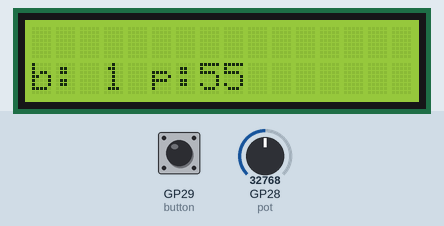
Simulated run of this program. Board: Raspberry Pi Pico running MicroPython. Parts: 16×2 character LCD. The test bench sets the inputs (shaded band); at power-on: GP28 (pot) = 32768, GP29 (button) HIGH (analog values on the 0–65535 scale). Library files of the repository ran but are not shown: pico_i2c_lcd.py; what the program prints to the serial console is not drawn.

Above: at 1.2 s.
1.3 s: GP28 (pot) set to 45874
At 2.6 s:
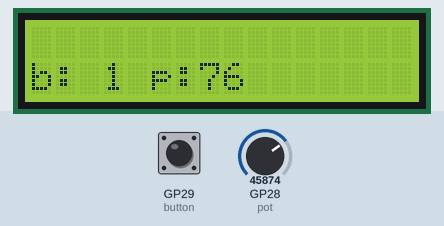
3.7 s: GP29 (button) pulled LOW for 1 s
At 5.1 s:
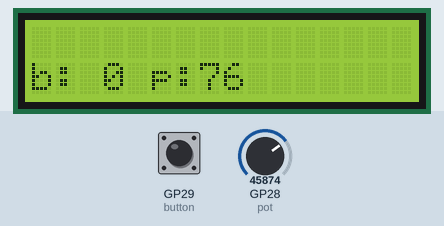
6.8 s: GP28 (pot) set to 57670
At 8.6 s:
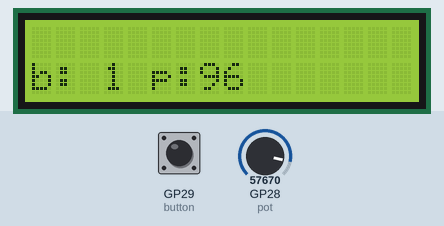
11.1 s: GP29 (button) pulled LOW for 1 s
At 12.5 s:
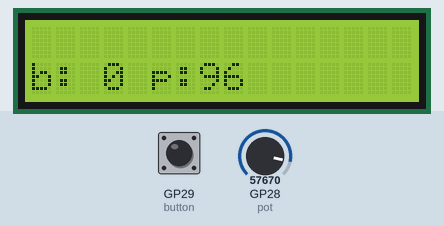
14.2 s: GP28 (pot) set to 65535
At 15.7 s:
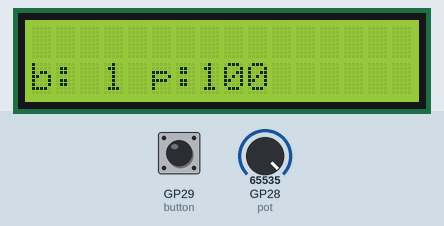
Timing chart, 0 to 17.2 s (numbered marks = the images above; inputs shaded):
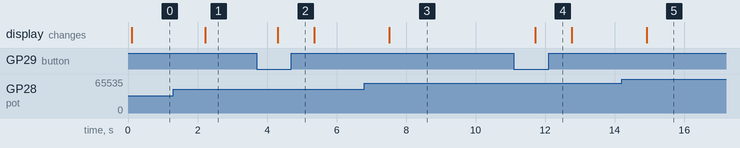

The program:

io_controller.py
```python
from machine import ADC, Pin, SoftI2C
from pico_i2c_lcd import I2cLcd
import time
import sys, select

i2c = SoftI2C(sda=Pin(27), scl=Pin(26), freq=40000)
lcd = I2cLcd(i2c, 0x3F, 2, 16)
pot = ADC(Pin(28))
button = Pin(29, Pin.IN, Pin.PULL_UP)

button_state = 1
pot_value = 0
user_input = ""
last_input_check = 0


def button_press(pin):
    global button_state
    button_state = pin.value()


def read_pot():
    global pot_value
    pot_value = int(round(pot.read_u16() / 600))
    if pot_value > 100:
        pot_value = 100
    if pot_value < 10:
        pot_value = 0


def display():
    lcd.move_to(0, 1)
    lcd.putstr(
        f"b: {button_state} p:{pot_value}   "
    )  # Ensure spaces to clear residual text
    lcd.move_to(0, 0)
    lcd.putstr(user_input[:16])  # Display the user input (first 16 chars)
    print(f"p={pot_value}")
    print(f"b={button_state}")


def check_user_input():
    global user_input
    if sys.stdin in select.select([sys.stdin], [], [], 0)[0]:
        i = input("")
        if len(i) > 1 and i[0] == "$":
            user_input = i[1:]


def main():
    global last_input_check
    while True:
        read_pot()
        display()

        current_time = time.ticks_ms()
        if time.ticks_diff(current_time, last_input_check) >= 1000:
            check_user_input()
            last_input_check = current_time
        time.sleep(1)


button.irq(trigger=Pin.IRQ_FALLING | Pin.IRQ_RISING, handler=button_press)

main()
```

Measured:
- after the input at 1.3 s, the display: changes after 0.93 s (image 1)
- after the input at 3.7 s, the display: changes after 0.60 s (image 2)
- after the input at 6.8 s, the display: changes after 0.71 s (image 3)
- after the input at 11.1 s, the display: changes after 0.61 s (image 4)
- after the input at 14.2 s, the display: changes after 0.72 s (image 5)
